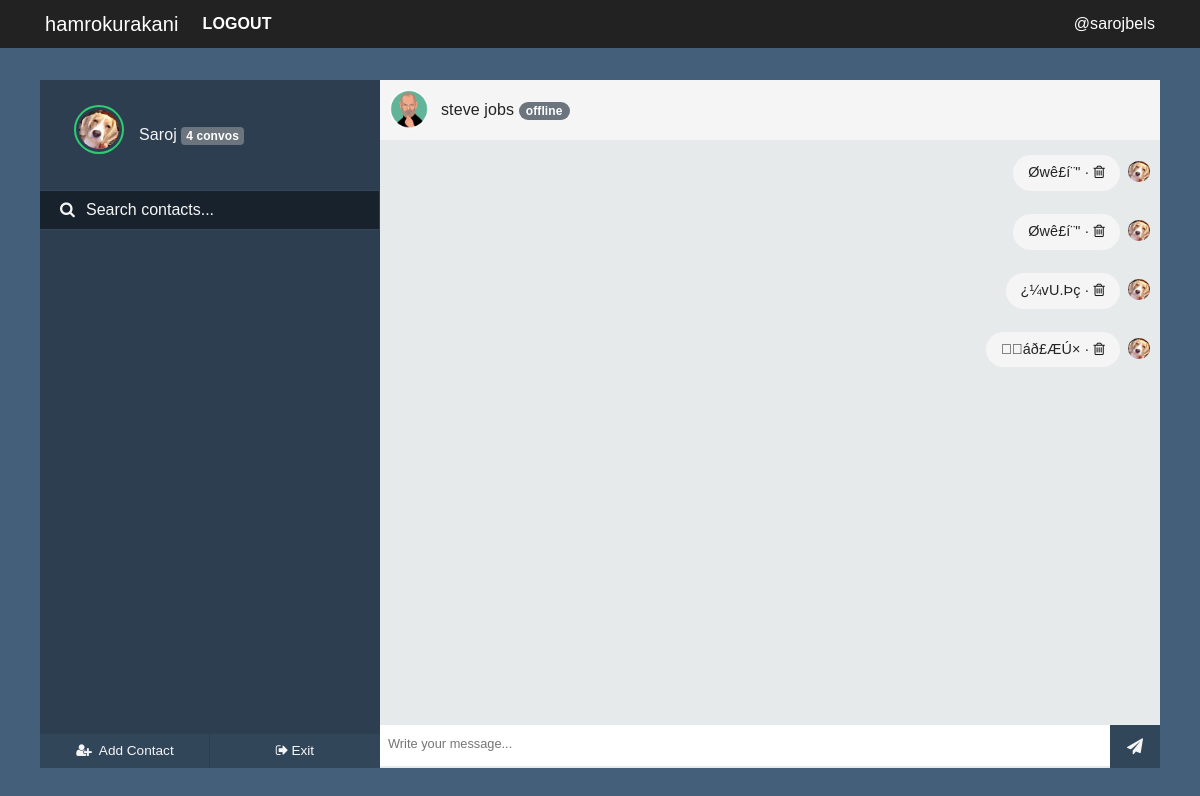
Page /chatwith/steve (signed in) on the earlier database version.
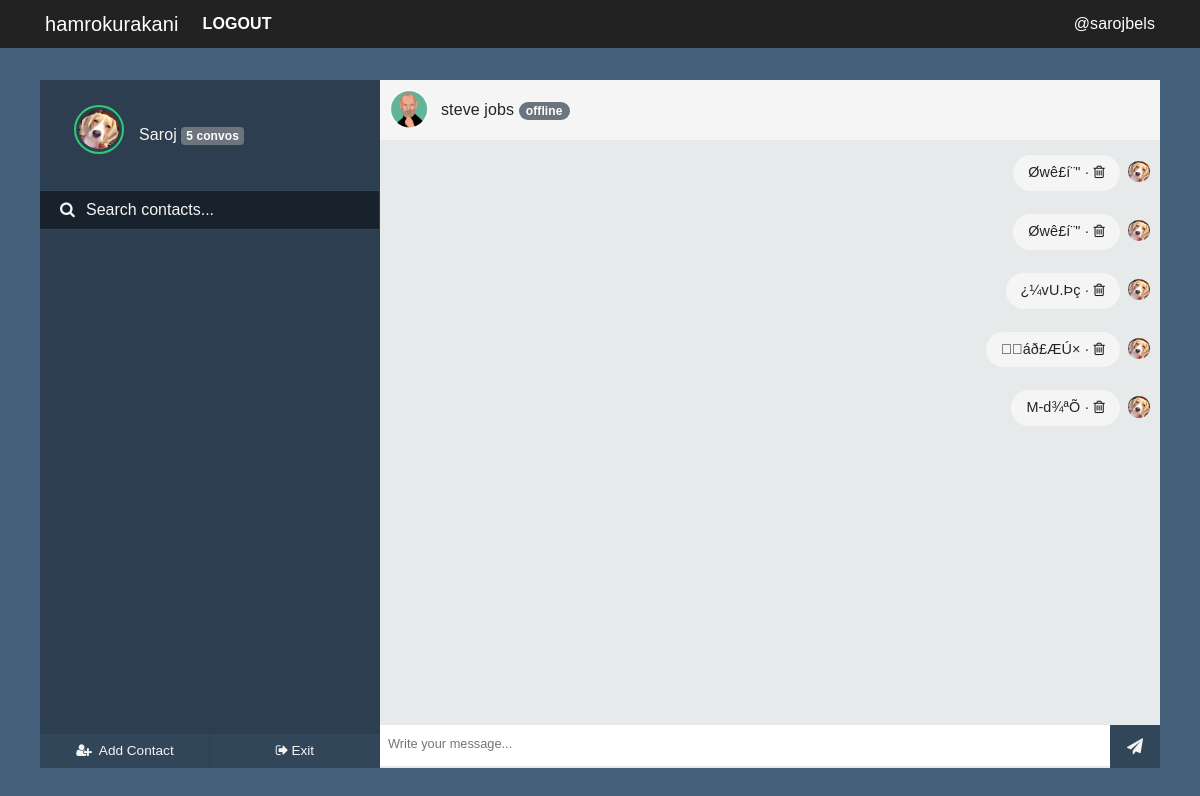
Same page on the later database version.
### hamrokurakani/models.py (models this page shows, shortened)
class User(UserMixin, db.Model):
    id = db.Column(db.Integer, primary_key=True)
    fullname = db.Column(db.String(20), unique=True, nullable=False)
    username = db.Column(db.String(15), unique=True, nullable=False)
    email = db.Column(db.String(120), unique=True, nullable=False)
    password = db.Column(db.String(60), nullable=False)
    image_file = db.Column(db.String(20), nullable=False, default='default.jpg')
    joined = db.Column(db.DateTime, nullable=False, default=datetime.now)
    messages_sent = db.relationship('Message', foreign_keys='Message.sender_id', backref='author', lazy='dynamic')
    messages_received = db.relationship('Message', foreign_keys='Message.recipient_id', backref='recipient', lazy='dynamic')
    last_seen = db.Column(db.DateTime, default=datetime.now)
    last_message_read_time = db.Column(db.DateTime, default=datetime.now)

class Message(db.Model):
    id = db.Column(db.Integer, primary_key=True)
    message = db.Column(db.String(140), index=True)
    sender_id = db.Column(db.Integer, db.ForeignKey('user.id'))
    recipient_id = db.Column(db.Integer, db.ForeignKey('user.id'))
    timestamp = db.Column(db.DateTime, index=True, default=datetime.now)
    is_seen = db.Column(db.Boolean, default=False)

### hamrokurakani/chat/routes.py (the view)
@chyat.route('/chatwith/<string:user>')
@login_required
def chatwith(user):
    getuser = User.query.filter_by(username=user).first_or_404()
    messages = []
    session['receiver_id'] = getuser.id
    session['room'] = int(getuser.id) * int(current_user.id)
    my_messages = Message.query.filter_by(recipient_id=current_user.id)
    messengers = [message.author.id for message in my_messages]
    senders = [User.query.get(sender) for sender in set(messengers)]
    msgs_received = list(Message.query.filter_by(
        recipient_id=current_user.id, sender_id=getuser.id).all())
    msgs_sent = list(Message.query.filter_by(
        recipient_id=getuser.id, sender_id=current_user.id).all())
    messages = msgs_received + msgs_sent
    messages.sort(key=lambda order_by: order_by.timestamp)
    current_user.last_message_read_time = datetime.now()
    for message in msgs_received:
        message.is_seen = True
    db.session.commit()
    return render_template('chat/chatter.html', getuser=getuser, senders=senders, messages=messages)

### hamrokurakani/admin/routes.py (called while the page is built)
@login_manager.user_loader
def load_user(user_id):
    return User.query.get(user_id)

### hamrokurakani/core/filters.py (called while the page is built, shortened)
@core.app_template_filter('isactive')
def is_active(lastmessagereadtime):
    currenttime = datetime.now()
    lastread = lastmessagereadtime
    diff = abs(currenttime-lastread)
    second_diff = diff.seconds
    day_diff = diff.days
    if day_diff <= 0 and second_diff < 60:
        message = "active now"
        return message
    else:
        message = "offline"
        return message

@core.app_template_filter('countmessages')
def messages_count(sender):
    messagesreceived = Message.query.filter_by(
        recipient_id=current_user.id, sender_id=sender.id)
    messagessent = Message.query.filter_by(
        sender_id=current_user.id, recipient_id=sender.id)
    messagescount = messagesreceived.count() + messagessent.count()
    if messagescount == 1:
        return (f'{messagescount} convo')
    else:
        return (f'{messagescount} convos')

### hamrokurakani/templates/chat/chatter.html (shortened to what this page needs)
{% extends "chat/nav.html" %}
{% block content %}
<div id="frame">
    <div id="sidepanel">
        <div id="profile">
            <div class="wrap">
                <img id="profile-img" src="{{ url_for('static', filename='profilepics/' + current_user.image_file) }}"
                    class="online" />
                <p>{{ current_user.fullname }} <span><small class="badge badge-secondary">
                            <b> {{ getuser | countmessages }} </b></small></span> </p>
            </div>
        </div>
        <div id="search">
            <label for=""><i class="fa fa-search" aria-hidden="true"></i></label>
            <input type="text" placeholder="Search contacts..." />
        </div>
        <div id="contacts">
        </div>
        <div id="bottom-bar">
            <button id="addcontact">
                <ul>
                    <li>
                        <a href="#PeopleToMessage" data-toggle="modal" data-target="#PeopleToMessage" class="noblue">
                            <i class="fa fa-user-plus fa-fw" aria-hidden="true"></i> <span>Add Contact</span></a></li>
                </ul>
            </button>
            <button id="settings">
                <ul>
                    <li class="disconnect"><a href="{{ url_for('chat.home') }}" class="noblue">
                            <i class="fa fa-sign-out" aria-hidden="true"></i><span>Exit</span></a></li>
                </ul>
            </button>
        </div>
    </div>
    <div class="content">
        <div class="contact-profile">
            <img src="{{ url_for('static', filename='profilepics/' + getuser.image_file) }}" />
            <p>{{getuser.fullname}}
                {% if getuser.last_message_read_time | isactive == 'offline' %}
                <small class="badge badge-pill badge-secondary"><b> {{ getuser.last_message_read_time | isactive }}
                    </b></small></p>
            {% else %}
            <small class="badge badge-pill badge-success"><b> {{ getuser.last_message_read_time | isactive }}
                </b></small></p>
            {% endif %}
        </div>
        <div class="messages">
            <ul>
                {% for msg in messages %}
                {% set deletemessage = url_for('chat.deletemessage', id=msg.id, user=getuser.username) %}
                {% if msg.author == current_user %}
                <li class="replies">
                    {% else %}
                <li class="sent">
                    {% endif %}
                    <img src="{{ url_for('static', filename='profilepics/' + msg.author.image_file) }}" />
                    {% if msg.author == current_user %}
                    <p title="{{msg.timestamp | humanify }} ago">
                        {{ msg.message }} · <a class="fixblue" href="{{ deletemessage }}">
                            <i class="fa fa-trash-o"></i></a></p>
                    {% else %}
                    <p title="{{msg.timestamp | humanify }} ago">{{ msg.message }}</p>
                    {% endif %}
                </li>
                {% endfor %}
            </ul>
        </div>
        <div class="message-input">
            <div class="wrap">
                <input type="text" id="message" placeholder="Write your message..." />
                <button id="sendmessage"><i class="fa fa-paper-plane" aria-hidden="true"></i></button>
            </div>
        </div>
    </div>
</div>
{% endblock content %}

### hamrokurakani/templates/chat/nav.html (shortened to what this page needs)
<!DOCTYPE html>
<html>
  <head>
    <link rel="stylesheet" type="text/css" href="{{ url_for('static', filename='css/' + 'bootstrap.min.css') }}">
    <link rel="stylesheet" type="text/css" href="{{ url_for('static', filename='css/' + 'better-nav.min.css') }}">
    <link rel="stylesheet" type="text/css" href="{{ url_for('static', filename='css/' + 'font-awesome.min.css') }}">
    <link rel="stylesheet" type="text/css" href="{{ url_for('static', filename='css/' + 'sourcesanspro.css') }}">
    <link rel="stylesheet" type="text/css" href="{{ url_for('static', filename= 'css/' + 'chat.css') }}">
    <link rel="stylesheet" type="text/css" href="{{ url_for('static', filename= 'css/' + 'main.css') }}">
    <link rel="stylesheet" type="text/css" href="{{ url_for('static', filename='css/' + 'reset.min.css') }}">
  </head>
  <header class="site-header">
    <nav class="navbar navbar-expand-md navbar-dark bg-steel fixed-top">
      <div class="container">
        <a class="navbar-brand" href="{{ url_for('chat.chats') }}">hamrokurakani</a>
        <div class="collapse navbar-collapse" id="navbarToggle">
          {% if current_user.is_authenticated %}
          <div class="navbar-nav mr-auto">
            <a class="nav-item nav-link text-white font-weight-bold text-uppercase"
              href="{{ url_for('users.logout') }}">Logout</a>
          </div>
          <div class="navbar-nav ml-auto">
            <span class="text-white">
              @{{ current_user.username }}
            </span>
          </div>
          {% else %}
          <a class="nav-item nav-link text-white font-weight-bold text-uppercase"
            href="{{ url_for('users.login') }}">Login</a>
          <a class="nav-item nav-link text-white font-weight-bold text-uppercase"
            href="{{ url_for('users.register') }}">Register</a>
          {% endif %}
        </div>
      </div>
    </nav>
  </header>
  <body>
    {% block content %}
    {% endblock %}
  </body>
</html>

### hamrokurakani/static/css/main.css (style rules this page uses)
body { background: #e6ecf0; color: #242424; margin-top: 5rem; scroll-behavior: smooth; display: flex; justify-content: center; font-family:"Source Sans Pro", "proxima-nova","Roboto Condensed", sans-serif; font-size: 1em; min-height: 100vh; text-rendering: optimizeLegibility; -webkit-font-smoothing: antialiased; text-shadow: 1px 1px 1px rgba(0, 0, 0, 0.004); }
.bg-steel { background-color: #222222; }
.site-header .navbar-nav .nav-link { color: #cbd5db; }
html,body { height: 100%; }
.container { height: 100%; align-content: center; }

Differences in the rows shown:
added Message: image_file (placeholder picture), message "M-d¾ªÕ\u0013"
Other differences:
{{ getuser | countmessages }}: "4 convos" → "5 convos"
